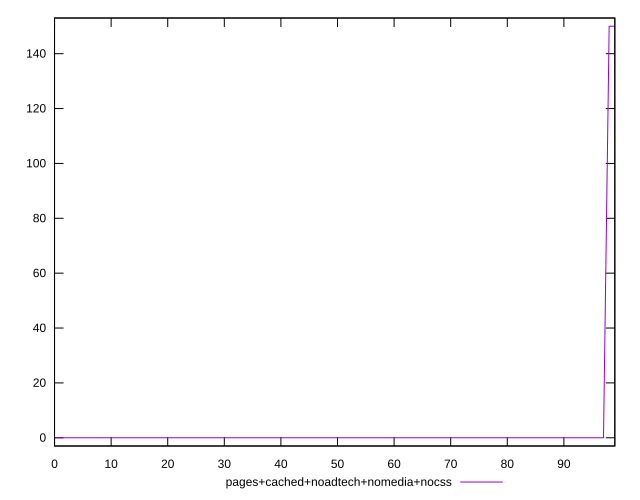

gnuplot code for this plot:
reset

$pagesCachedNoadtechNomediaNocss <<EOF
0 0
1 0
2 0
3 0
4 0
5 0
6 0
7 0
8 0
9 0
10 0
11 0
12 0
13 0
14 0
15 0
16 0
17 0
18 0
19 0
20 0
21 0
22 0
23 0
24 0
25 0
26 0
27 0
28 0
29 0
30 0
31 0
32 0
33 0
34 0
35 0
36 0
37 0
38 0
39 0
40 0
41 0
42 0
43 0
44 0
45 0
46 0
47 0
48 0
49 0
50 0
51 0
52 0
53 0
54 0
55 0
56 0
57 0
58 0
59 0
60 0
61 0
62 0
63 0
64 0
65 0
66 0
67 0
68 0
69 0
70 0
71 0
72 0
73 0
74 0
75 0
76 0
77 0
78 0
79 0
80 0
81 0
82 0
83 0
84 0
85 0
86 0
87 0
88 0
89 0
90 0
91 0
92 0
93 0
94 0
95 0
96 0
97 0
98 150
99 150
EOF

set key outside below
set xrange [0:99]
set yrange [-3:153]
set trange [-3:153]
set terminal svg size 640, 500 enhanced background rgb 'white'
set output "report_00023_2021-02-20T12:14:57.249Z/unminified-javascript/comparison/sorted/4_vs_5.svg"

plot $pagesCachedNoadtechNomediaNocss title "pages+cached+noadtech+nomedia+nocss" with line

reset
